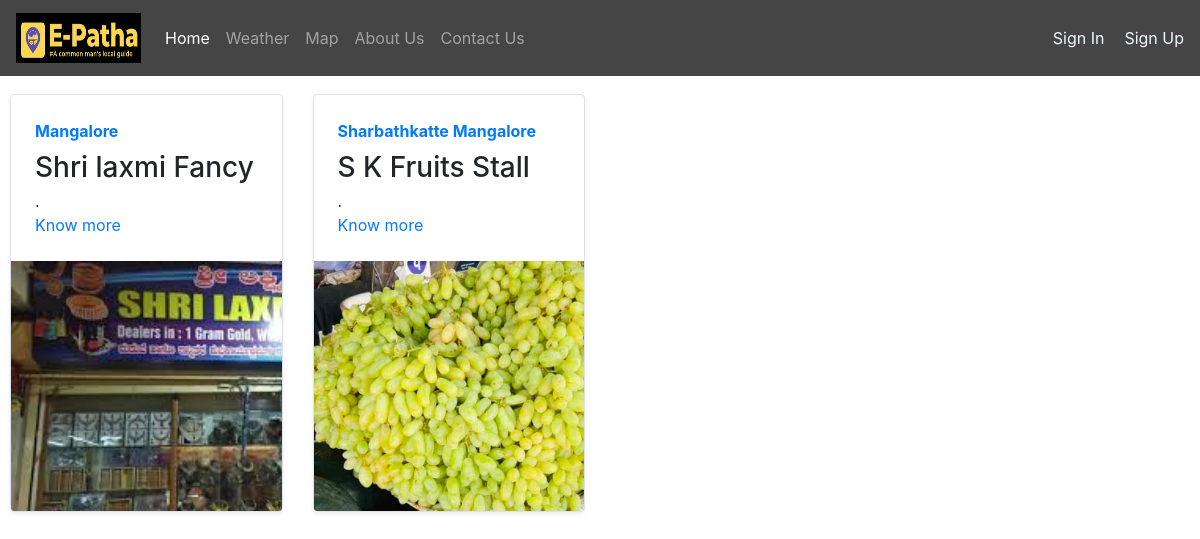
The page /local_shop/ on the database its author committed.
### local_shop/models.py (models this page shows)
class Blogpost(models.Model):
    post_id = models.AutoField(primary_key=True)
    Place_name = models.CharField(max_length=50)
    place = models.CharField(max_length=500, default="")
    About = models.CharField(max_length=5000, default="")
    headding = models.CharField(max_length=500, default="")
    info = models.CharField(max_length=5000, default="")
    headdings = models.CharField(max_length=500, default="")
    informations = models.CharField(max_length=5000, default="")
    info_date = models.DateField()
    Images = models.ImageField(upload_to='e_patha/images', default="")
    def __str__(self):
        return self.Place_name

### local_shop/views.py (the view)
# urls.py: path("", views.index, name="blogHome"),
def index(request):
    myposts = Blogpost.objects.all()
    print(myposts)
    return render(request, 'local_shop/index.html',
                  {'myposts': myposts})

### local_shop/templates/local_shop/index.html (shortened to what this page needs)
{% extends 'e_patha/basic.html' %}
{% block body %}
<div class="c" style="padding:10px">
<div class="row my-2">
    {% for item in myposts %}
        <div class="col-md-3">
            <div
                class="row no-gutters border rounded overflow-hidden flex-md-row mb-3 shadow-sm h-md-100 position-relative">
                <div class="col p-4 d-flex flex-column position-static">
                    <strong class="d-inline-block mb-2 text-primary">{{item.place}}</strong>
                    <h3 class="mb-0">{{item.Place_name}}</h3>
                    <p class="card-text mb-auto">{{item.headding}}</p>
                    <a href="blogpost/{{item.post_id}}" class="stretched-link">Know more </a>
                </div>
                <div class="col-auto d-none d-lg-block">
                    <img src="/media/{{item.Images}}" class="bd-placeholder-img"  height="250"
                        aria-label="Placeholder: Thumbnail"/>
                </div>
            </div>
        </div>
    {% endfor %}
</div>
{% endblock %}

### rows shown on the page
Blogpost: place "Mangalore", Place_name "Shri laxmi Fancy", headding ".", Images (picture)
Blogpost: place "Sharbathkatte Mangalore", Place_name "S K Fruits Stall", headding ".", Images (picture)
